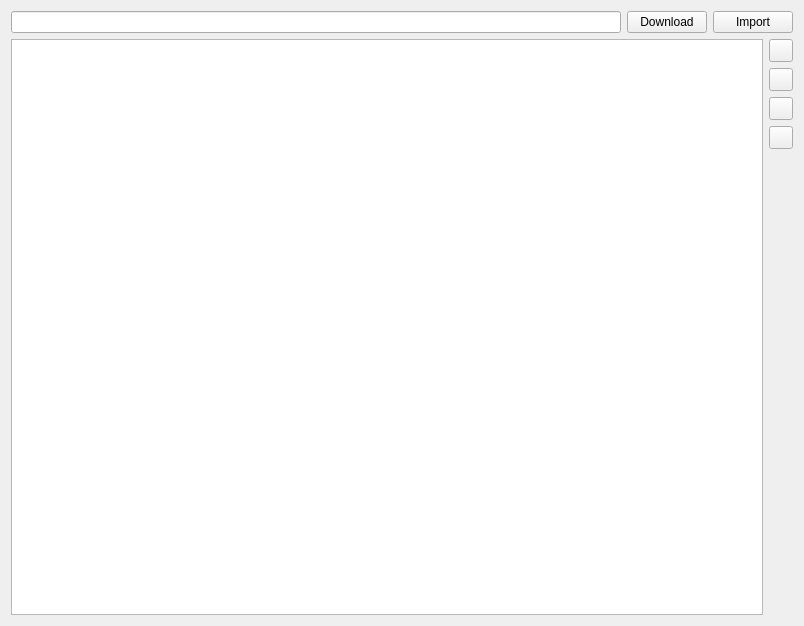
<?xml version="1.0" encoding="UTF-8"?>
<ui version="4.0">
    <class>ProfilePage</class>
    <widget class="QWidget" name="ProfilePage">
        <property name="geometry">
            <rect>
                <x>0</x>
                <y>0</y>
                <width>804</width>
                <height>626</height>
            </rect>
        </property>
        <property name="windowTitle">
            <string>Form</string>
        </property>
        <layout class="QVBoxLayout" name="verticalLayout_2">
            <item>
                <layout class="QHBoxLayout" name="horizontalLayout">
                    <item>
                        <widget class="QLineEdit" name="urlInput"/>
                    </item>
                    <item>
                        <widget class="QPushButton" name="downBtn">
                            <property name="text">
                                <string>Download</string>
                            </property>
                            <property name="icon">
                                <iconset theme="go-down">
                                    <normaloff>.</normaloff>.
                                </iconset>
                            </property>
                        </widget>
                    </item>
                    <item>
                        <widget class="QPushButton" name="importBtn">
                            <property name="text">
                                <string>Import</string>
                            </property>
                            <property name="icon">
                                <iconset theme="document-open">
                                    <normaloff>.</normaloff>.
                                </iconset>
                            </property>
                        </widget>
                    </item>
                </layout>
            </item>
            <item>
                <layout class="QHBoxLayout" name="horizontalLayout_2">
                    <item>
                        <widget class="QTableView" name="table">
                            <property name="contextMenuPolicy">
                                <enum>Qt::NoContextMenu</enum>
                            </property>
                            <property name="sizeAdjustPolicy">
                                <enum>QAbstractScrollArea::AdjustIgnored</enum>
                            </property>
                            <property name="editTriggers">
                                <set>QAbstractItemView::NoEditTriggers</set>
                            </property>
                            <property name="selectionMode">
                                <enum>QAbstractItemView::SingleSelection</enum>
                            </property>
                            <property name="selectionBehavior">
                                <enum>QAbstractItemView::SelectRows</enum>
                            </property>
                            <property name="textElideMode">
                                <enum>Qt::ElideLeft</enum>
                            </property>
                            <property name="cornerButtonEnabled">
                                <bool>false</bool>
                            </property>
                            <attribute name="verticalHeaderVisible">
                                <bool>false</bool>
                            </attribute>
                        </widget>
                    </item>
                    <item>
                        <layout class="QVBoxLayout" name="verticalLayout">
                            <item>
                                <widget class="QToolButton" name="refereshBtn">
                                    <property name="text">
                                        <string/>
                                    </property>
                                    <property name="icon">
                                        <iconset theme="view-refresh">
                                            <normaloff>.</normaloff>.
                                        </iconset>
                                    </property>
                                </widget>
                            </item>
                            <item>
                                <widget class="QToolButton" name="deleteBtn">
                                    <property name="text">
                                        <string/>
                                    </property>
                                    <property name="icon">
                                        <iconset theme="edit-delete">
                                            <normaloff>.</normaloff>.
                                        </iconset>
                                    </property>
                                </widget>
                            </item>
                            <item>
                                <widget class="QToolButton" name="toolButton">
                                    <property name="text">
                                        <string/>
                                    </property>
                                    <property name="icon">
                                        <iconset theme="document-save">
                                            <normaloff>.</normaloff>.
                                        </iconset>
                                    </property>
                                </widget>
                            </item>
                            <item>
                                <widget class="QToolButton" name="editBtn">
                                    <property name="text">
                                        <string/>
                                    </property>
                                    <property name="icon">
                                        <iconset theme="document-page-setup">
                                            <normaloff>.</normaloff>.
                                        </iconset>
                                    </property>
                                </widget>
                            </item>
                            <item>
                                <spacer name="verticalSpacer">
                                    <property name="orientation">
                                        <enum>Qt::Vertical</enum>
                                    </property>
                                    <property name="sizeHint" stdset="0">
                                        <size>
                                            <width>20</width>
                                            <height>40</height>
                                        </size>
                                    </property>
                                </spacer>
                            </item>
                        </layout>
                    </item>
                </layout>
            </item>
        </layout>
    </widget>
    <resources/>
    <connections/>
</ui>
